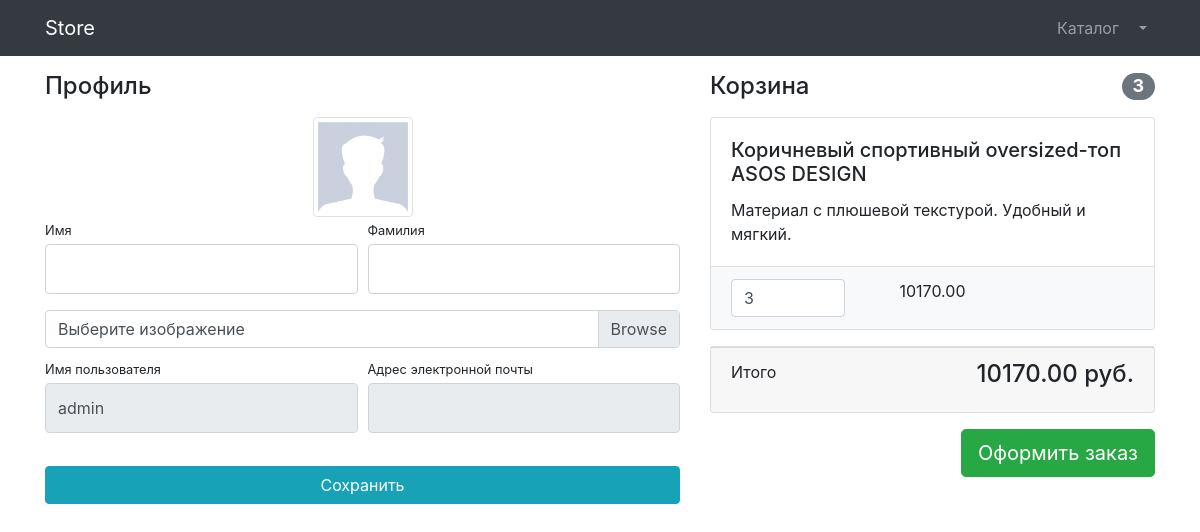
/users/profile/ (signed in), run on an earlier commit of the app's database.
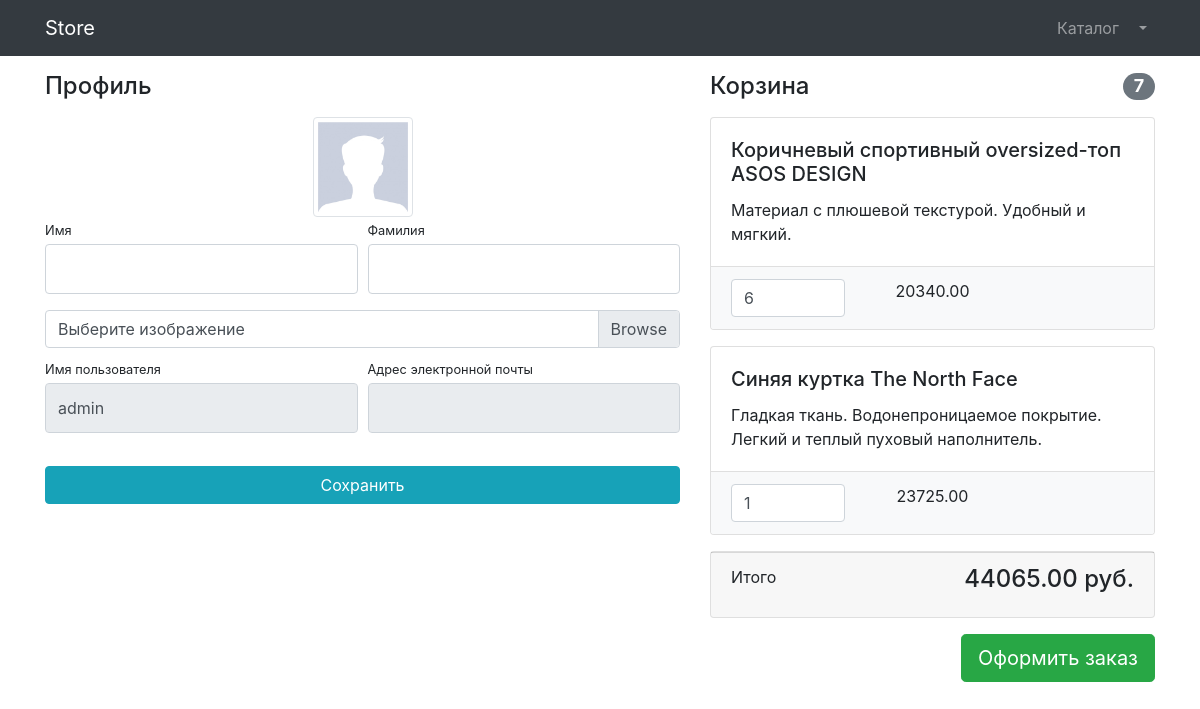
And on a later commit of the database.
### users/models.py (models this page shows)
class User(AbstractUser):
    image = models.ImageField(upload_to='users_images', null=True, blank=True)

### products/models.py (models this page shows, shortened)
class Basket(models.Model):
    user = models.ForeignKey(to=User, on_delete=models.PROTECT)
    product = models.ForeignKey(to=Product, on_delete=models.PROTECT)
    quantity = models.PositiveSmallIntegerField(default=0)
    created_timestamp = models.DateTimeField(auto_now_add=True)  # Автоматически заполняется
    objects = BasketQuerySet.as_manager()
    def sum(self):
        return self.product.price * self.quantity

class Product(models.Model):
    name = models.CharField(max_length=256)
    description = models.TextField()
    price = models.DecimalField(max_digits=8, decimal_places=2)
    quantity = models.PositiveIntegerField(default=0)
    image = models.ImageField(upload_to='products_images')
    category = models.ForeignKey(to=ProductCategory, on_delete=models.CASCADE)
    class Meta:
        verbose_name = 'Продукт'
        verbose_name_plural = 'Продукция'

### users/views.py (the view)
# urls.py: path('profile/', profile, name='profile'),
@login_required
def profile(request):
    if request.method == 'POST':
        form = UserProfileForm(instance=request.user, data=request.POST, files=request.FILES)
        if form.is_valid():
            form.save()
            return HttpResponseRedirect(reverse('users:profile'))
    else:
        form = UserProfileForm(instance=request.user)
    context = {
        'title': 'Store - Профиль',
        'form': form,
        'baskets': Basket.objects.filter(user=request.user),
    }
    return render(request, 'users/profile.html', context)

### users/forms.py
class UserProfileForm(UserChangeForm):
    first_name = forms.CharField(widget=forms.TextInput(attrs={'class': 'form-control py-4'}))
    last_name = forms.CharField(widget=forms.TextInput(attrs={'class': 'form-control py-4'}))
    image = forms.ImageField(widget=forms.FileInput(attrs={'class': 'custom-file-input'}), required=False) # не обяз
    username = forms.CharField(widget=forms.TextInput(attrs={'class': 'form-control py-4', 'readonly': True}))
    email = forms.CharField(widget=forms.TextInput(attrs={'class': 'form-control py-4', 'readonly': True}))
    class Meta:
        model = User
        fields = ('first_name', 'last_name', 'image', 'username', 'email')

### products/models.py (called while the page is built)
    def total_sum(self):
        return sum(basket.sum() for basket in self)

    def total_quantity(self):
        return sum(basket.quantity for basket in self)

### users/templates/users/profile.html (shortened to what this page needs)
{% extends 'products/base.html' %}
{% load static %}
{% block css %}
<link href="{% static 'vendor/css/profile.css' %}" rel="stylesheet">
{% endblock %}
{% block content %}
<div class="container">
    <div class="row">
        <div class="col-lg-7">
            <h4 class="mt-3 mb-3">Профиль</h4>
            <div class="col-lg-12 text-center">
                <img width="100" height="100"
                     src="{% if user.image %} {{ users.image.url }} {% else %} {% static 'vendor/img/users/default_avatar.jpg' %} {% endif %}"
                     class="img-thumbnail">
            </div>
            <form action="{% url 'users:profile' %}" method="post" enctype="multipart/form-data">
                <div class="form-row">
                    <div class="col-lg-6">
                        <div class="form-group">
                            <label class="small mb-1" for="{{ form.first_name.id_for_label }}">
                                Имя
                            </label>
                            {{ form.first_name }}
                        </div>
                    </div>
                    <div class="col-lg-6">
                        <div class="form-group">
                            <label class="small mb-1" for="{{ form.last_name.id_for_label }}">
                                Фамилия
                            </label>
                            {{ form.last_name }}
                        </div>
                    </div>
                </div>
                <div class="form-row mb-2">
                    <div class="col-lg-12">
                        <div class="custom-file">
                            <label class="custom-file-label" for="{{ form.image.id_for_label }}">
                                Выберите изображение
                            </label>
                        </div>
                    </div>
                </div>
                <div class="form-row">
                    <div class="col-lg-6">
                        <label class="small mb-1" for="{{ form.last_name.id_for_label }}">
                            Имя пользователя
                        </label>
                        {{ form.username }}
                    </div>
                    <div class="col-lg-6">
                        <label class="small mb-1" for="{{ form.email.id_for_label }}">
                            Адрес электронной почты
                        </label>
                        {{ form.email }}
                    </div>
                </div>
                <div class="form-row">
                    <div class="col-lg-12" style="margin-top: 33px;">
                        <input class="btn btn-info btn-block" type="submit" value="Сохранить">
                    </div>
                </div>
            </form>
        </div>
        <div class="col-lg-5">
            {% include 'products/baskets.html' %}
        </div>
    </div>
</div>
{% endblock %}

### products/templates/products/base.html (shortened to what this page needs)
{% load static %}
<!DOCTYPE html>
<html lang="en">
<head>
    <link href="{% static 'vendor/bootstrap/css/bootstrap.min.css' %}" rel="stylesheet">
    {% block css %} {% endblock %}
</head>
<body>
<nav class="navbar navbar-expand-lg navbar-dark bg-dark fixed-top">
    <div class="container">
        <a class="navbar-brand" href="{% url 'index' %}">Store</a>
        <div class="collapse navbar-collapse" id="navbarResponsive">
            <ul class="navbar-nav ml-auto">
                <li class="nav-item">
                    <a class="nav-link" href="{% url 'products:index' %}">Каталог  </a>
                </li>
                {% if user.is_authenticated %}
                <li class="nav-item dropdown">
                    <a class="nav-link dropdown-toggle" href="#" id="navbarDropdown" role="button"
                       data-bs-toggle="dropdown" aria-expanded="false">
                    </a>
                </li>
                {% else %}
                <li class="nav-item">
                    <a class="nav-link" href="{% url 'users:login' %}">Войти <i class="fas fa-sign-in-alt"></i></a>
                </li>
                {% endif %}
            </ul>
        </div>
    </div>
</nav>
{% block content %} {% endblock %}
</body>
</html>

### products/templates/products/baskets.html (shortened to what this page needs)
{% if baskets %}
<h4 class="mt-3 mb-3 d-flex justify-content-between align-items-center mb-3">
    Корзина <span class="badge badge-secondary badge-pill">{{ baskets.total_quantity }}</span>
</h4>
{% for basket in baskets %}
<div class="card mb-3">
    <div class="card-body">
        <h5 class="card-title">{{ basket.product.name }} </h5>
        <p class="card-text">{{ basket.product.description }} </p>
    </div>
    <ul class="list-group list-group-flush">
        <li class="list-group-item bg-light">
            <div class="row text-center">
                <div class="col-lg-4">
                    <input name="basketID" type="number" class="form-control"
                           value="{{ basket.quantity }}" min="0">
                </div>
                <div class="col-lg-4">{{ basket.sum }}</div>
                <div class="col-lg-4">
                </div>
            </div>
        </li>
    </ul>
</div>
{% endfor %}
<div class="card mb-3">
    <div class="card-footer">
        <p class="float-left">Итого</p>
        <h4 class="float-right">{{ baskets.total_sum }} руб.</h4>
    </div>
</div>
<a class="btn btn-success btn-lg float-right" href="../orders/order-create.html">
    Оформить заказ
</a>
{% else %}
<h4 class="mt-3 mb-3 text-center">
    Корзин пуста
</h4>
{% endif %}

What changed in the data, as far as the page shows it:
changed Basket "Коричневый спортивный oversized-топ ASOS DESIGN": total_quantity "3" → "7"; basketID "3" → "6"; sum "10170.00" → "20340.00"; total_sum "10170.00" → "44065.00"
added Basket: product.name "Синяя куртка The North Face", product.description "Гладкая ткань. Водонепроницаемое покрытие. Легкий и теплый пуховый наполнитель.", basketID "1", sum "23725.00"
